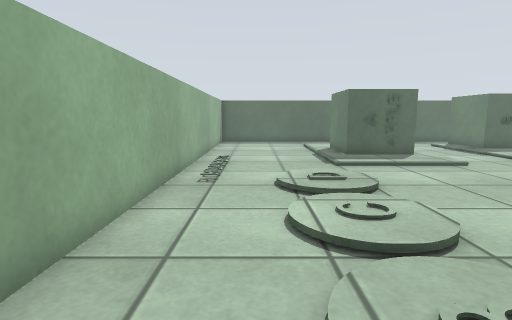
view 1 (above)

16 first-person views from a walk through a robot-simulator world made for Gazebo. The camera is 0.18 m above the floor, tilts 8° down and sees 80° across. The floor is counted in squares, 0.1 m on a side. Each view is taken from the middle of a square. On the plan, view 1 faces up. The plan holds only what a view shows up to about 16 squares ahead; the rest is blank.

view 2
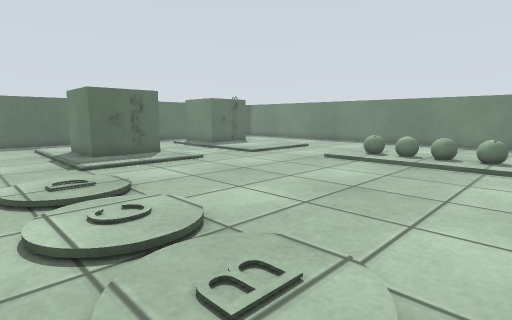

view 3
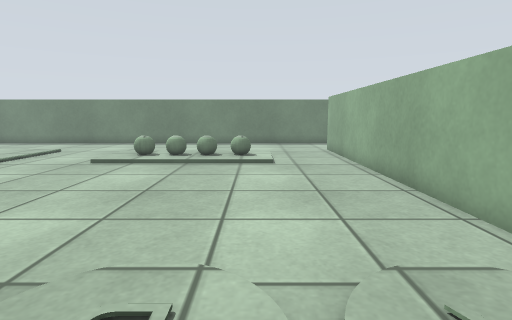

view 4
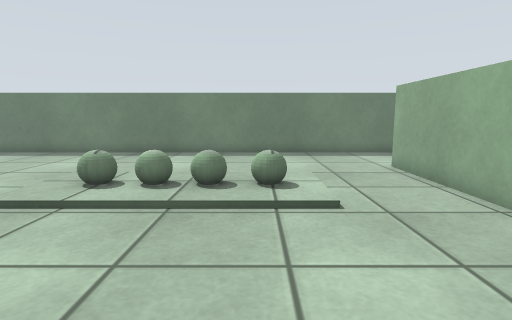

view 5
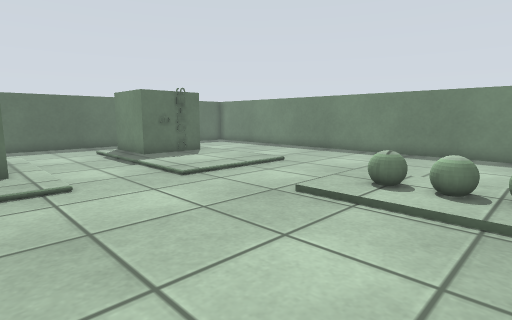

view 6
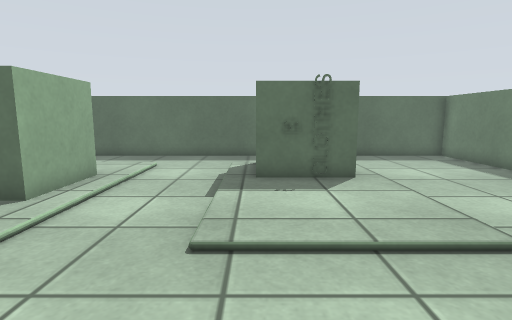

view 7
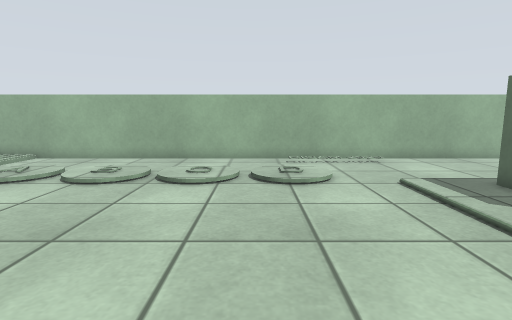

view 8
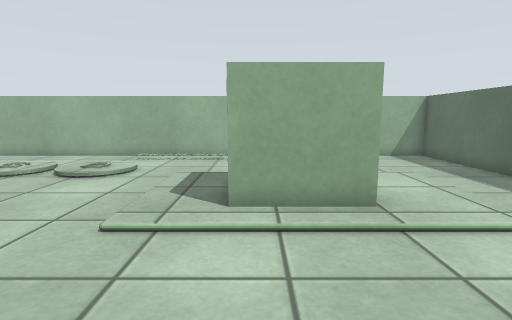

view 9
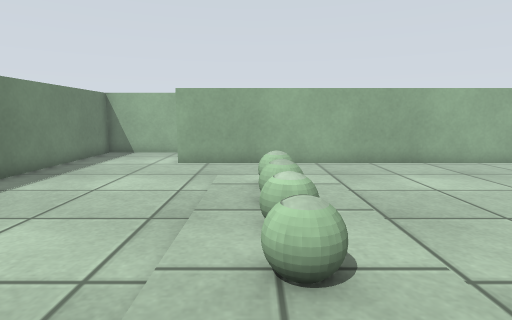

view 10
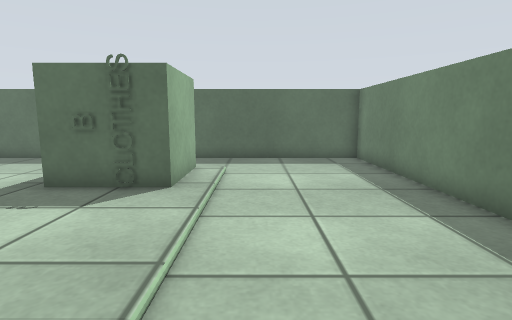

view 11
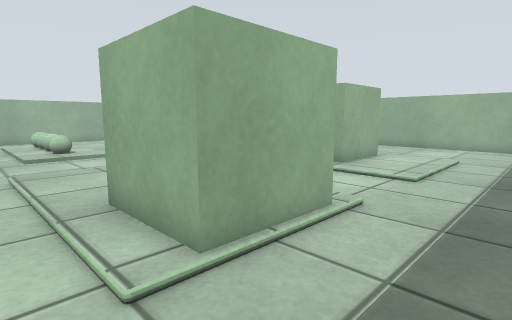

view 12
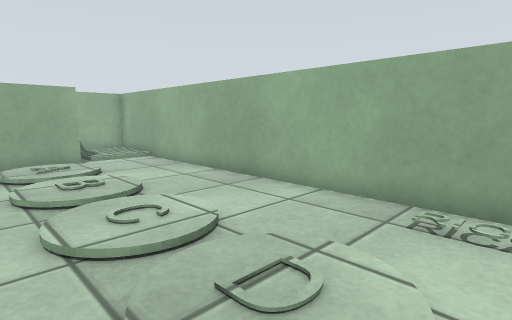

view 13
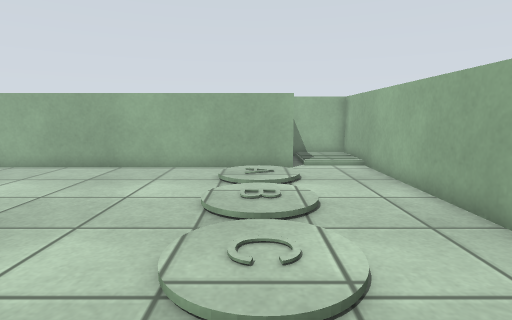

view 14
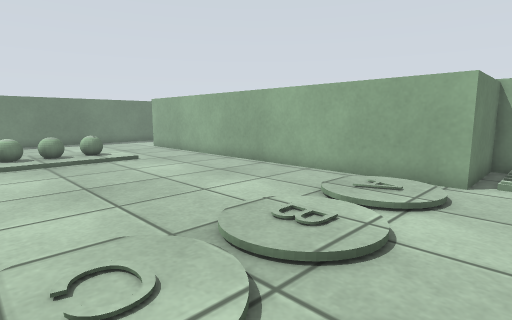

view 15
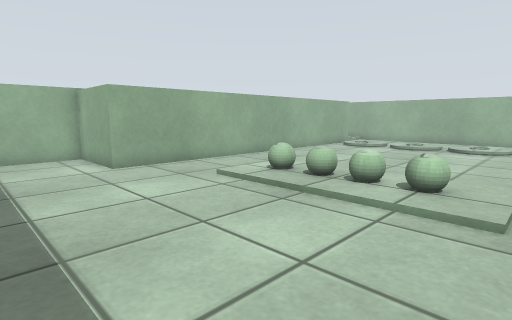

view 16
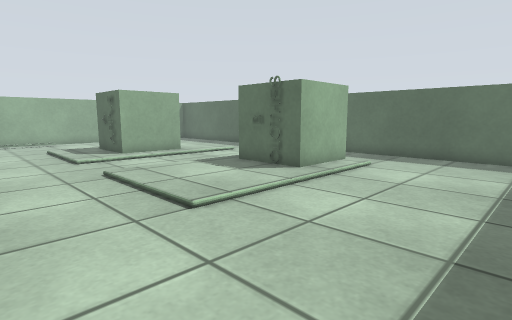

### Floor plan
Key: @ floor where view 1 was taken; # wall or solid block; x gap in a wall; . floor; = window, fence, low wall or low ledge.
Columns run from 3 left of view 1 to 22 right of it. Each row starts with its distance up from view 1.
 23 ##########################
 22 #........................#
 21 #........................#
 20 #........................#
 19 #..............####......#
 18 #..............#  #......#
 17 #..............#  #......#
 16 #......####....####......#
 15 #......####..............#
 14 #......####..............#
 13 #........................#
 12 #........................#
 11 #........................#
 10 #........................#
  9 #........................#
  8 #........................#
  7 #........................#
  6 #...............==.......#
  5 #...............x........#
  4 #...............==.......#
  3 #...............==.......#
  2 #...............==.......#
  1 #...............=........#
  0 #..@.....................#
 -1 #........................#
 -2 #........................#
 -3 #...#################....#
 -4 #...#               #....#
 -5 #...#               #....#
 -6 #...#               #....#
 -7 #####               ######

Where each view was taken, in squares from view 1:
view 1: 0 up, 0 right, facing up
view 2: 0 up, 0 right, facing up-right
view 3: 1 up, 0 right, facing right
view 4: 2 up, 6 right, facing right
view 5: 3 up, 6 right, facing up-right
view 6: 7 up, 12 right, facing up
view 7: 7 up, 12 right, facing left
view 8: 14 up, 13 right, facing left
view 9: 9 up, 14 right, facing down
view 10: 9 up, 17 right, facing up
view 11: 22 up, 17 right, facing down-left
view 12: 10 up, 4 right, facing down-left
view 13: 9 up, 2 right, facing down
view 14: 6 up, 1 left, facing down-right
view 15: 8 up, 21 right, facing down-left
view 16: 8 up, 21 right, facing up-left
